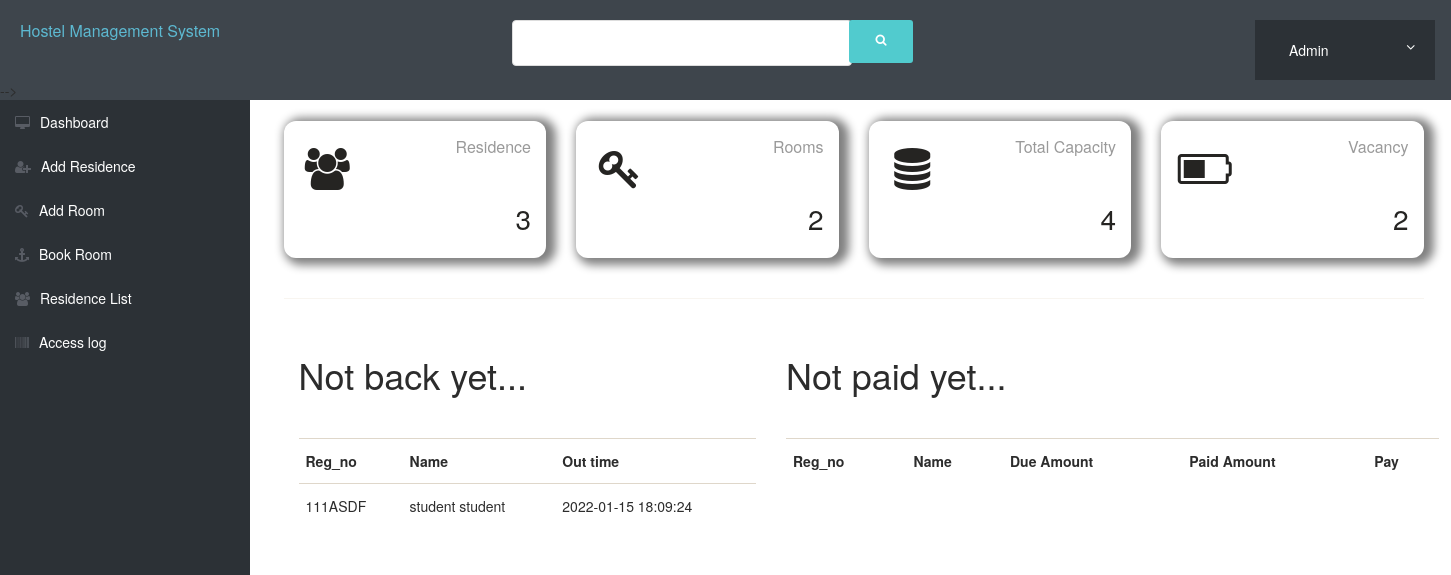
The app's page /admin/index.php with its own data.
### tables this page shows
CREATE TABLE `student_log` (
  `SL_NO` int(11) NOT NULL,
  `REG_NO` varchar(11) DEFAULT NULL,
  `ROOM_NO` int(11) DEFAULT NULL,
  `OUT_TIME_AND_DATE` timestamp NOT NULL DEFAULT current_timestamp(),
  `IN_TIME_AND_DATE` timestamp NULL DEFAULT NULL,
  `REMARKS` varchar(600) DEFAULT NULL
);

CREATE TABLE `residence` (
  `F_NAME` varchar(50) DEFAULT NULL,
  `L_NAME` varchar(50) DEFAULT NULL,
  `M_INIT` varchar(10) DEFAULT NULL,
  `DOB` date DEFAULT NULL,
  `COURSE` varchar(300) DEFAULT NULL,
  `YEAR` varchar(5) DEFAULT NULL,
  `EMAIL` varchar(50) DEFAULT NULL,
  `PHONE_NO` int(11) DEFAULT NULL,
  `ADDRESS` varchar(350) DEFAULT NULL,
  `REG_NO` varchar(11) NOT NULL,
  `PASSWD` varchar(60) DEFAULT NULL,
  `DATE_OF_JOIN` date DEFAULT NULL,
  `admin` char(2) DEFAULT NULL,
  `GENDER` char(7) DEFAULT NULL
);

### admin/index.php (the view, shortened to what this page needs)
<?php
include "include/head.php";
require_once "include/DBconnect.php";
$sql1 = "SELECT  COUNT(REG_NO) FROM residence";
$res1 = mysqli_query($conn, $sql1);
if (mysqli_num_rows($res1) > 0) {
    while ($row = mysqli_fetch_array($res1)){
        $res_count = $row[0];
    }
}
$sql = "SELECT  COUNT(ROOM_NO), SUM(ROOM_CAPACITY), SUM(VACANT) FROM room";
$res = mysqli_query($conn, $sql);
if (mysqli_num_rows($res) > 0) {
    while ($row = mysqli_fetch_array($res)){
        ?>
<div class="container">
    <div class="row">
        <div class="col-md-3">
            <div class="card card-stats">
              <div class="card-body ">
                <div class="row">
                  <div class="col-5 col-md-4">
                    <div class="icon-big text-center icon-warning">
                      <i class="fa fa-users"></i>
                    </div>
                  </div>
                  <div class="col-7 col-md-8">
                    <div class="numbers">
                      <p class="card-category">Residence</p>
                      <br>
                      <p class="card-title">
                        <?php echo $res_count; ?>
                      </p></div>
                    <br>
                  </div>
                </div>
              </div>
            </div>
          </div>
          <div class="col-md-3">
            <div class="card card-stats">
              <div class="card-body ">
                <div class="row">
                  <div class="col-5 col-md-4">
                    <div class="icon-big text-center icon-warning">
                      <i class="fa fa-key"></i>
                    </div>
                  </div>
                  <div class="col-7 col-md-8">
                    <div class="numbers">
                      <p class="card-category">Rooms</p>
                      <br>
                      <p class="card-title"><?php echo $row[0]; ?></p></div>
                    <br>
                  </div>
                </div>
              </div>
            </div>
          </div>
          <div class="col-md-3">
            <div class="card card-stats">
              <div class="card-body ">
                <div class="row">
                  <div class="col-5 col-md-4">
                    <div class="icon-big text-center icon-warning">
                      <i class="fa fa-database"></i>
                    </div>
                  </div>
                  <div class="col-7 col-md-8">
                    <div class="numbers">
                      <p class="card-category">Total Capacity</p>
                      <br>
                      <p class="card-title"><?php echo $row[1]; ?></p></div>
                    <br>
                  </div>
                </div>
              </div>
            </div>
          </div>
          <div class="col-md-3">
            <div class="card card-stats">
              <div class="card-body ">
                <div class="row">
                  <div class="col-5 col-md-4">
                    <div class="icon-big text-center icon-warning">
                      <i class="fa fa-battery-half"></i>
                    </div>
                  </div>
                  <div class="col-7 col-md-8">
                    <div class="numbers">
                      <p class="card-category">Vacancy</p>
                      <br>
                      <p class="card-title"><?php echo $row[2]; ?></p></div>
                    <br>
                  </div>
                </div>
              </div>
            </div>
          </div>
    </div>
    <?php
    }
}
    ?>
    <hr>
        <div class="container">
            <div class="row">
                <div class="col-md-5">
            <legend><h4>Not back yet...</h4></legend>
            <table class="table table-hover">
                <tr>
                    <th>Reg_no</th>
                    <th>Name</th>
                    <th>Out time</th>
                </tr>
                <?php
                $sql = "SELECT s.REG_NO,r.F_NAME,r.L_NAME,s.OUT_TIME_AND_DATE FROM residence r,student_log s WHERE s.REG_NO = r.REG_NO AND IN_TIME_AND_DATE IS NULL";
                $res = mysqli_query($conn, $sql);
                if (mysqli_num_rows($res) > 0) {
                    while ($row = mysqli_fetch_array($res)){
                        ?>
                        <tr>
                            <td><?php echo $row['REG_NO']; ?></td>
                            <td><?php echo $row['F_NAME']." ".$row['L_NAME']; ?></td>
                            <td><?php echo $row['OUT_TIME_AND_DATE']; ?></td>
                        </tr>
                        <?php
                    }
                }
                ?>
            </table>
        </div>
        <div class="col-md-7">
        <legend><h4>Not paid yet...</h4></legend>
            <table class="table table-hover">
                <tr>
                    <th>Reg_no</th>
                    <th>Name</th>
                    <th>Due Amount</th>
                    <th>Paid Amount</th>
                    <th>Pay</th>
                </tr>
            </table>
        </div>
        </div>
        </div>

### admin/assets/css/style.css (style rules this page uses)
html { font-size: 14px; }
@media only screen and (min-width: 480px) { html { font-size: 17px; } }
@media only screen and (min-width: 768px) { html { font-size: 14px; } }
@media only screen and (min-width: 1024px) { p { font-size: 1em; margin-bottom: 1.8em; } }

### admin/index.php (style rules this page uses)
.card { box-shadow: 5px 2px 10px 5px grey; }

### records on screen
student_log: REG_NO "111ASDF", REG_NO.F_NAME "student", REG_NO.L_NAME "student", OUT_TIME_AND_DATE "2022-01-15 18:09:24"

### other values on screen
$res_count "3"
$row[0] "2"
$row[1] "4"
$row[2] "2"
